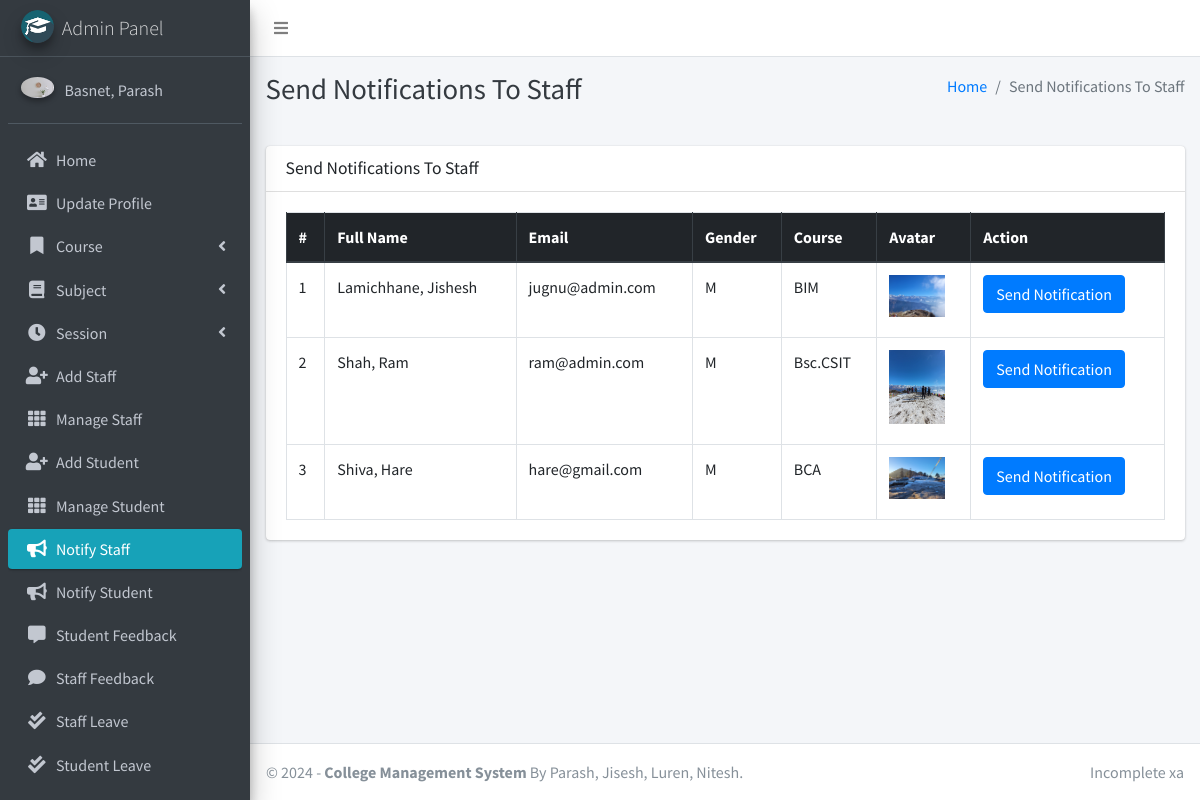
The page /admin_notify_staff (signed in) on the database its author committed.
### main_app/models.py (models this page shows, shortened)
class CustomUser(AbstractUser):
    USER_TYPE = ((1, "HOD"), (2, "Staff"), (3, "Student"))
    GENDER = [("M", "Male"), ("F", "Female")]
    username = None  # Removed username, using email instead
    email = models.EmailField(unique=True)
    user_type = models.CharField(default=1, choices=USER_TYPE, max_length=1)
    gender = models.CharField(max_length=1, choices=GENDER)
    profile_pic = models.ImageField()
    address = models.TextField()
    fcm_token = models.TextField(default="")  # For firebase notifications
    created_at = models.DateTimeField(auto_now_add=True)
    updated_at = models.DateTimeField(auto_now=True)
    USERNAME_FIELD = "email"
    REQUIRED_FIELDS = []
    objects = CustomUserManager()
    def __str__(self):
        return self.last_name + ", " + self.first_name

class Staff(models.Model):
    course = models.ForeignKey(Course, on_delete=models.DO_NOTHING, null=True, blank=False)
    admin = models.OneToOneField(CustomUser, on_delete=models.CASCADE)

class Course(models.Model):
    name = models.CharField(max_length=120)
    created_at = models.DateTimeField(auto_now_add=True)
    updated_at = models.DateTimeField(auto_now=True)

### main_app/hod_views.py (the view)
# urls.py: path("admin_notify_staff", hod_views.admin_notify_staff,
def admin_notify_staff(request):
    staff = CustomUser.objects.filter(user_type=2)
    context = {
        'page_title': "Send Notifications To Staff",
        'allStaff': staff
    }
    return render(request, "hod_template/staff_notification.html", context)

### main_app/templates/hod_template/staff_notification.html (shortened to what this page needs)
{% extends 'main_app/base.html' %}
{% load static %}
{% block page_title %}{{page_title}}{% endblock page_title %}
{% block content %}
<section class="content">
    <div class="container-fluid">
        <div class="row">
            <div class="col-md-12">
                <div class="card">
                    <div class="card-header">
                        <h3 class="card-title">{{page_title}}</h3>
                    </div>
                    <div class="card-body">
                        <table id="example2" class="table table-bordered table-hover">
                            <thead class="thead-dark">
                                <tr>
                                    <th>#</th>
                                    <th>Full Name</th>
                                    <th>Email</th>
                                    <th>Gender</th>
                                    <th>Course</th>
                                    <th>Avatar</th>
                                    <th>Action</th>
                                </tr>
                            </thead>
                            <tbody>
                                {% for staff in allStaff %}
                                <tr>
                                    <td>{{ forloop.counter }}</td>
                                    <td>{{staff.last_name}}, {{staff.first_name}}</td>
                                    <td>{{staff.email}}</td>
                                    <td>{{staff.gender}}</td>
                                    <td>{{staff.staff.course.name}}</td>
                                    <td>
                                        {% if staff.profile_pic == ""  %}
                                        No Image
                                        {% else %}
                                        <img class="img img-fluid mb-2" height="56" width="56"
                                            src="{{staff.profile_pic}}" alt="">
                                        {% endif %}
                                    </td>
                                    <td><button data-toggle = "modal" data-target = "#myModal"class="btn btn-primary show_notification" value="{{staff.id}}">Send Notification</button>
                                    </td>
                                </tr>
                                {% endfor %}
                            </tbody>
                        </table>
                    </div>
                </div>
            </div>
        </div>
    </div>
</section>
{% endblock content %}

### main_app/templates/main_app/sidebar_template.html (shortened to what this page needs)
{% load static %}
<aside class="main-sidebar sidebar-dark-info elevation-4">
    {% if request.user.user_type == '1' %}
    <a href="{% url 'admin_home' %}" class="brand-link">
        <img src="{% static 'dist/img/cmsl.png' %} " alt="AdminLTE Logo"
            class="brand-image img-circle elevation-3" >
        <span class="brand-text font-weight-light">Admin Panel</span>
    </a>
    <div class="sidebar">
        <div class="user-panel mt-3 pb-3 mb-3 d-flex">
            <div class="image">
                <img src="{{ request.user.profile_pic}}" class="img-circle elevation-2" alt="User Image">
            </div>
            <div class="info">
                <a href="#" class="d-block">{{user}}</a>
            </div>
        </div>
        <nav class="mt-2">
            <ul class="nav nav-pills nav-sidebar flex-column" data-widget="treeview" role="menu" data-accordion="false">
                <li class="nav-item">
                    {% url 'admin_home' as admin_home %}
                    <a href="{{admin_home}}" class="nav-link {% if admin_home == request.path %} active {% endif %}">
                        <i class="nav-icon fas fa-home"></i>
                        <p>
                            Home
                        </p>
                    </a>
                </li>
                <li class="nav-item">
                    {% url 'admin_view_profile' as admin_view_profile %}
                    <a href="{{admin_view_profile}}"
                        class="nav-link {% if admin_view_profile == request.path %} active {% endif %}">
                        <i class="nav-icon fas fa-address-card"></i>
                        <p>
                            Update Profile
                        </p>
                    </a>
                </li>
                <li class="nav-item has-treeview">
                    <a href="#" class="nav-link">
                        <i class="nav-icon fas fa-bookmark"></i>
                        <p>
                            Course
                            <i class="fas fa-angle-left right"></i>
                        </p>
                    </a>
                </li>
                <li class="nav-item has-treeview">
                    <a href="#" class="nav-link">
                        <i class="nav-icon fas fa-book"></i>
                        <p>
                            Subject
                            <i class="fas fa-angle-left right"></i>
                        </p>
                    </a>
                </li>
                <li class="nav-item has-treeview">
                    <a href="#" class="nav-link">
                        <i class="nav-icon fas fa-clock"></i>
                        <p>
                            Session
                            <i class="fas fa-angle-left right"></i>
                        </p>
                    </a>
                </li>
                <li class="nav-item">
                    {% url 'add_staff' as add_staff %}
                    <a href="{{add_staff}}" class="nav-link {% if add_staff == request.path %} active {% endif %}">
                        <i class="nav-icon fas fa-user-plus"></i>
                        <p>
                            Add Staff
                        </p>
                    </a>
                </li>
                <li class="nav-item">
                    {% url 'manage_staff' as manage_staff %}
                    {% url 'edit_staff' staff_id as edit_staff %}
                    <a href="{{manage_staff}}"
                        class="nav-link {% if manage_staff == request.path or request.path == edit_staff %} active {% endif %}">
                        <i class="nav-icon fas fa-th"></i>
                        <p>
                            Manage Staff
                        </p>
                    </a>
                </li>
                <li class="nav-item">
                    {% url 'add_student' as add_student%}
                    <a href="{{add_student}}" class="nav-link  {% if add_student == request.path %} active {% endif %}">
                        <i class="nav-icon fas fa-user-plus"></i>
                        <p>
                            Add Student
                        </p>
                    </a>
                </li>
                <li class="nav-item">
                    {% url 'manage_student' as manage_student %}
                    {% url 'edit_student' student_id as edit_student %}
                    <a href="{{manage_student}}"
                        class="nav-link  {% if edit_student == request.path or manage_student == request.path %} active {% endif %}">
                        <i class="nav-icon fas fa-th"></i>
                        <p>
                            Manage Student
                        </p>
                    </a>
                </li>
                <li class="nav-item">
                    {% url 'admin_notify_staff' as admin_notify_staff %}
                    <a href="{{admin_notify_staff}}"
                        class="nav-link {% if admin_notify_staff == request.path %} active {% endif %}">
                        <i class="nav-icon fas fa-bullhorn"></i>
                        <p>
                            Notify Staff
                        </p>
                    </a>
                </li>
                <li class="nav-item">
                    {% url 'admin_notify_student' as admin_notify_student %}
                    <a href="{{admin_notify_student}}"
                        class="nav-link {% if admin_notify_student == request.path %} active {% endif %}">
                        <i class="nav-icon fas fa-bullhorn"></i>
                        <p>
                            Notify Student
                        </p>
                    </a>
                </li>
                <li class="nav-item">
                <li class="nav-item">
                    {% url 'student_feedback_message' as student_feedback_message %}
                    <a href="{{ student_feedback_message }}"
                        class="nav-link  {% if student_feedback_message == request.path %} active {% endif %}">
                        <i class="nav-icon fas fa-comment-alt"></i>
                        <p>
                            Student Feedback
                        </p>
                    </a>
                </li>
                <li class="nav-item">
                    {% url 'staff_feedback_message' as staff_feedback_message %}
                    <a href="{{staff_feedback_message}}"
                        class="nav-link   {% if staff_feedback_message == request.path %} active {% endif %}">
                        <i class="nav-icon fas fa-comment"></i>
                        <p>
                            Staff Feedback
                        </p>
                    </a>
                </li>
                <li class="nav-item">
                    {% url 'view_staff_leave' as view_staff_leave %}
                    <a href="{{view_staff_leave}}"
                        class="nav-link  {% if view_staff_leave == request.path %} active {% endif %}">
                        <i class="nav-icon fas fa-check-double"></i>
                        <p>
                            Staff Leave
                        </p>
                    </a>
                </li>
                <li class="nav-item">
                    {% url 'view_student_leave' as view_student_leave %}
                    <a href="{% url 'view_student_leave' %}"
                        class="nav-link  {% if view_student_leave == request.path %} active {% endif %}">
                        <i class="nav-icon fas fa-check-double"></i>
                        <p>
                            Student Leave
                        </p>
                    </a>
                </li>
                                        {% endif %}
                                        <li class="nav-item">
                                            <a href="{% url 'user_logout' %}"
                                                onclick="return confirm('Your session would be terminated.\n\nProceed?')"
                                                class="nav-link">
                                            </a>
                                        </li>
                                    </ul>
                                </nav>
                            </div>
</aside>

### rows shown on the page
CustomUser: user.profile_pic (picture), last_name+first_name "Basnet, Parash"
CustomUser: last_name "Lamichhane", first_name "Jishesh", email "jugnu@admin.com", gender "M", staff.course.name "BIM", profile_pic (picture)
CustomUser: last_name "Shah", first_name "Ram", email "ram@admin.com", gender "M", staff.course.name "Bsc.CSIT", profile_pic (picture)
CustomUser: last_name "Shiva", first_name "Hare", email "hare@gmail.com", gender "M", staff.course.name "BCA", shows a picture

### other values the page prints
{{ page_title }} "Send Notifications To Staff"
